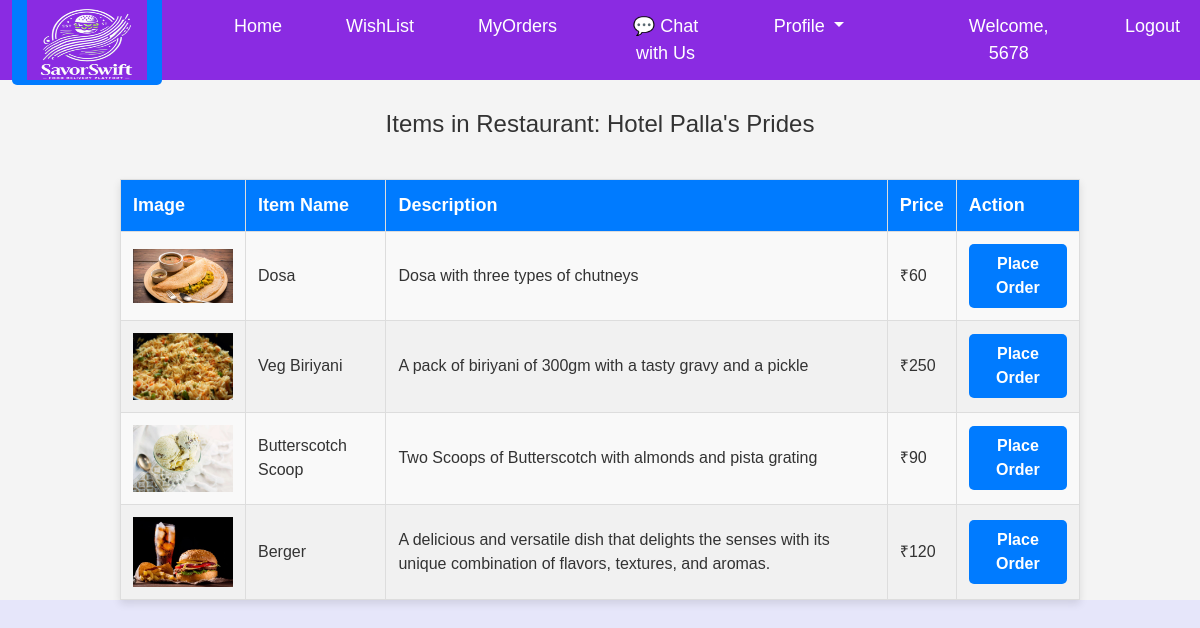
The app's page /customerapp/restaurants/3/items/ (signed in) with its own data.
### restaurantapp/models.py (models this page shows, shortened)
class Item(models.Model):
    name = models.CharField(max_length=255)
    image = models.ImageField(upload_to='item_images/')
    price=models.BigIntegerField(default=0)
    description = models.TextField()
    restaurant_user = models.ForeignKey(User, on_delete=models.CASCADE)

### customerapp/views.py (the view)
# urls.py: path('restaurants/<int:restaurant_id>/items/', views.restaurant_items, name='restaurant_items'),
@login_required
def restaurant_items(request, restaurant_id):
    restaurant = get_object_or_404(User, id=restaurant_id)
    if len(restaurant.username) != 4:
        return render(request, 'customerapp/restaurantitems.html', {'error': 'Invalid restaurant'})
    items = Item.objects.filter(restaurant_user=restaurant)  # Adjust field name to match your model
    return render(request, 'customerapp/restaurantitems.html', {'restaurant': restaurant, 'items': items})

### templates/customerapp/restaurantitems.html (shortened to what this page needs)
{% extends 'navbar/customernavbar.html' %}
{% load static %}
    {% block body %}
</head>
<body>
    <h3>Items in Restaurant: {{ restaurant.first_name }}  {{ restaurant.last_name }}</h3>
    <table>
        <thead>
            <tr><th>Image</th>
                <th>Item Name</th>
                <th>Description</th>
                <th>Price</th>
                <th>Action</th>
            </tr>
        </thead>
        <tbody>
            {% for item in items %}
                <tr>
                    <td><img src="{{ item.image.url }}" alt="{{ item.name }}" style="max-width: 100px; max-height: 100px;"></td>
                    <td>{{ item.name }}</td>
                    <td>{{ item.description }}</td>
                    <td>₹{{ item.price }}</td>
                    <td>
                        <a href="{% url 'customerapp:place_order' item.id %}">Place Order</a>
                    </td>
                </tr>
            {% empty %}
                <tr>
                    <td colspan="4" style="text-align:center; color: #888;">No items available.</td>
                </tr>
            {% endfor %}
        </tbody>
    </table>
</body>
{% endblock %}

### templates/navbar/customernavbar.html (shortened to what this page needs)
<!DOCTYPE html>
<html lang="en">
<head>
    {% load static %}
    <link href="https://cdn.jsdelivr.net/npm/bootstrap@5.3.3/dist/css/bootstrap.min.css" rel="stylesheet">
</head>
<body>
<nav class="navbar navbar-expand-lg navbar-light bg-light" style="background-color:#8a2be2; padding:0; color:white" >
  <div class="container-fluid" style="background-color:#8a2be2;height:80px; ">
    <a class="navbar-brand" href=" {% url 'projecthomepage' %} "><img src="{% static 'images/adminapp/logopurplenew.png' %}" alt="Food Delivery" width="120px" height="80px"></a>
    <div class="collapse navbar-collapse" id="navbarNavDropdown">
      <ul class="navbar-nav">
        <li class="nav-item">
          <a class="nav-link active" aria-current="page" href="{% url 'customerapp:projecthomepage' %} ">Home</a>
        </li>
        <li class="nav-item">
          <a class="nav-link" href="{% url 'customerapp:wishlist' %} ">WishList</a>
        </li>
        <li class="nav-item">
          <a class="nav-link" href="{% url 'customerapp:orderhistory' %} ">MyOrders</a>
        </li>
          <li class="nav-item">
          <a class="nav-link" href="#" onclick="openChat()">💬 Chat with Us</a>
        </li>
        <li class="nav-item dropdown">
          <a class="nav-link dropdown-toggle" href="#" id="navbarDropdownMenuLink" role="button" data-bs-toggle="dropdown" aria-expanded="false">
           Profile
          </a>
        </li>
      </ul>
    </div>
  <ul  class="navbar-nav ms-auto">
<li>
       {% if user.is_authenticated %}
        <li class="nav-item">
      <a class="nav-link" href="{% url 'customerapp:projecthomepage' %}">Welcome, {{ user.username }} </a>
    </li>
          <li class="nav-item">
          <a class="nav-link" href="{% url 'logout' %}">Logout</a>
          </li>
        {% endif %}
 </li>
      </ul>
  </div>
</nav>
{% block body %}
{% endblock %}
</body>
</html>

### templates/navbar/customernavbar.html (style rules this page uses)
body, html { background-color: #e6e6fa; }
.navbar a { color: white !important; font-family: Arial, sans-serif; font-size:18px; }
li { margin-left:3rem; }
li a { transition: transform 2.0s ease; }

### templates/customerapp/restaurantitems.html (style rules this page uses)
body { font-family: 'Arial', sans-serif; margin: 0; padding: 0; background-color: #f4f4f4; color: #333; }
h3 { text-align: center; font-size: 24px; color: #333; margin-top: 30px; margin-bottom: 40px; }
table { width: 80%; margin: 0 auto; border-collapse: collapse; background-color: #fff; box-shadow: 0 4px 8px rgba(0, 0, 0, 0.1); }
th, td { padding: 12px; text-align: left; border: 1px solid #ddd; }
th { background-color: #007bff; color: white; font-size: 18px; }
td { background-color: #f9f9f9; font-size: 16px; }
tr:nth-child(even) td { background-color: #f1f1f1; }
a { background-color: #007bff; color: white; padding: 8px 15px; border-radius: 5px; text-decoration: none; font-weight: bold; text-align: center; display: inline-block; transition: background-color 0.3s ease; }

### records on screen
Item: image (picture), name "Dosa", description "Dosa with three types of chutneys", price "60"
Item: image (picture), name "Veg Biriyani", description "A pack of biriyani of 300gm with a tasty gravy and a pickle", price "250"
Item: image (picture), name "Butterscotch Scoop", description "Two Scoops of Butterscotch with almonds and pista grating", price "90"
Item: image (picture), name "Berger", description "A delicious and versatile dish that delights the senses with its unique combination of flavors, textures, and aromas.", price "120"

### other values on screen
{{ user.username }} "5678"
{{ restaurant.first_name }} "Hotel"
{{ restaurant.last_name }} "Palla's Prides"
